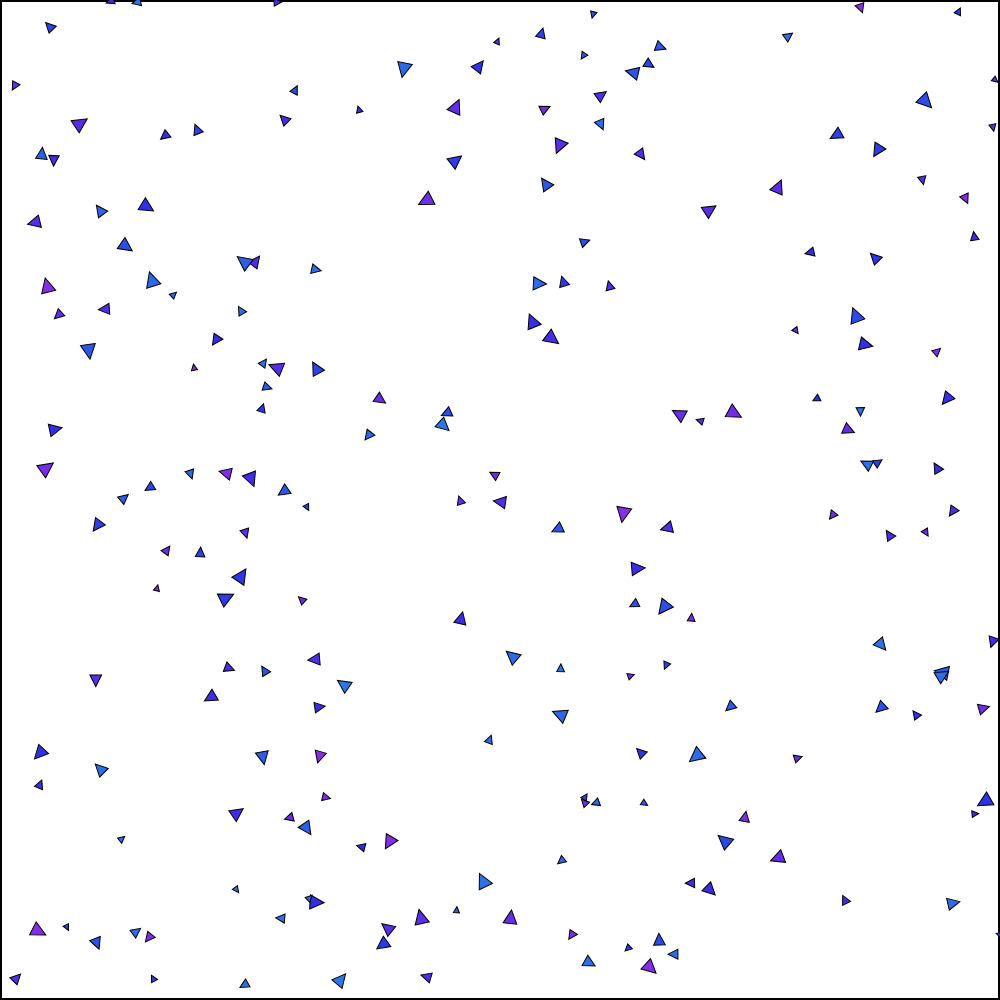
Frame 1 (no input)
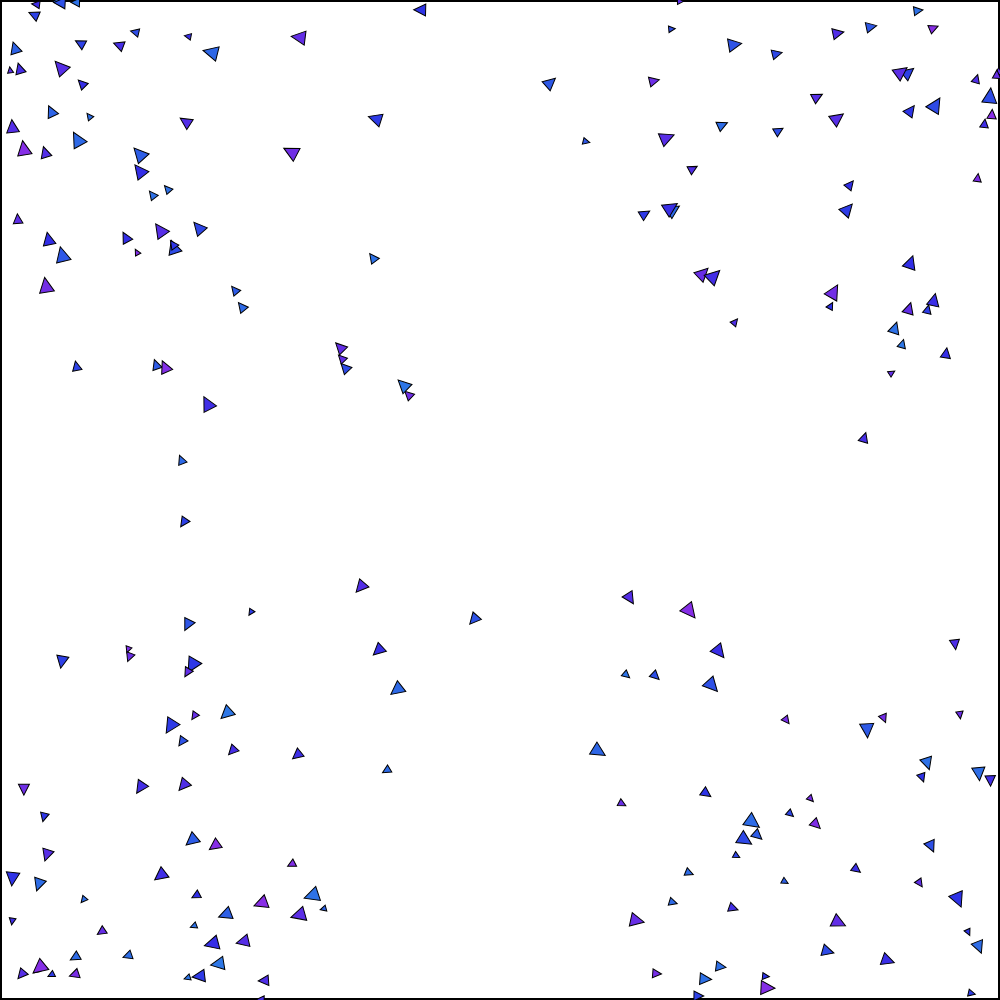
Frame 60 (no input)
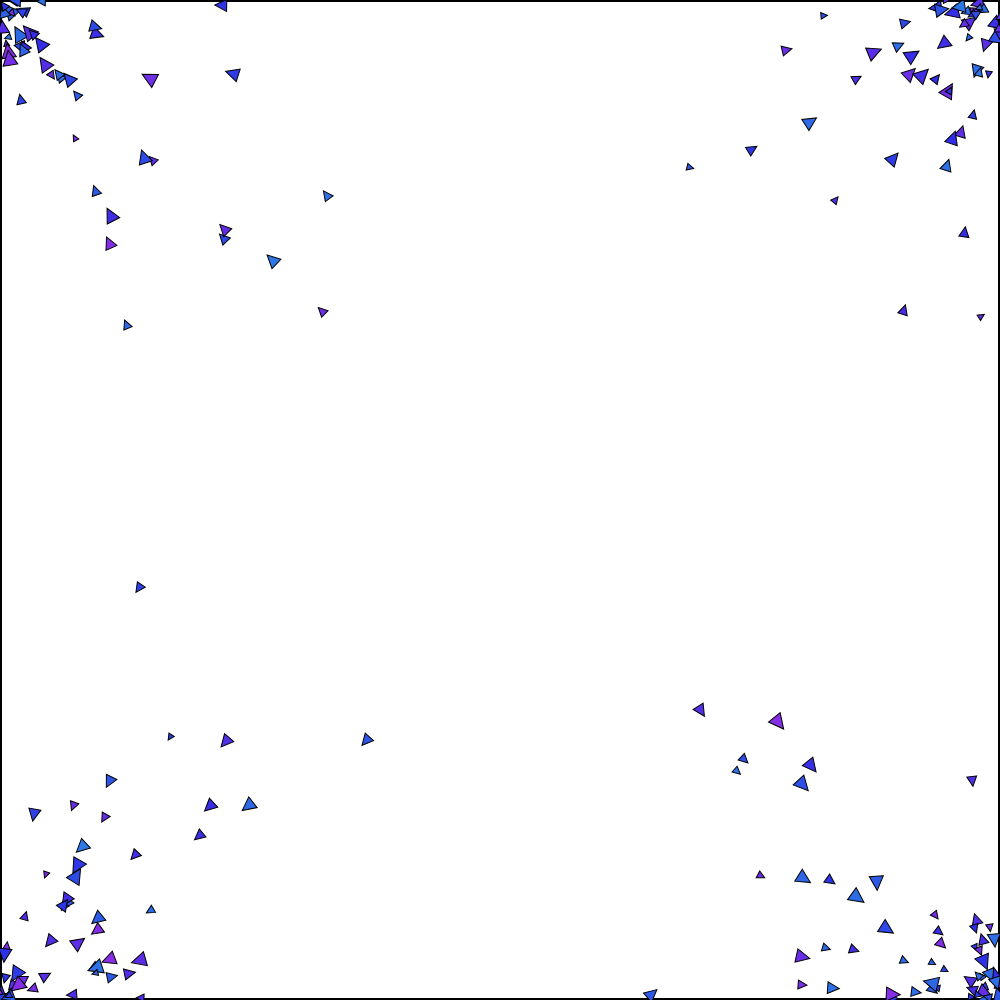
Frame 120 (the mouse pressed at the canvas centre since frame 60)

The p5.js sketch that drew these frames (run headless with seeded random() and noise() and a simulated clock; from frame 60 on, the mouse is pressed at the canvas centre):

// p5.js sketch
// ── sketch.js
const NUM_AGENTS = 200;
let isMousePressed = false;

let agents = new Array(NUM_AGENTS);

function setup() {
  createCanvas(1000, 1000);
  ellipseMode(CENTER);
  background(255);
  colorMode(HSB,100);

  for (let i = 0; i < NUM_AGENTS; i ++){
    
    agents[i] = new Agent(random(0,width), random(0,height)); // create a new agent in the center of the canvas
  }
}

function draw() {
  background(255);
  push();
  noFill();
  stroke(0);
  strokeWeight(4);
  rect(0,0,width,height);
  pop();


  for (let i = 0; i < NUM_AGENTS; i ++){
    agents[i].update();
    agents[i].draw();
  }

  let pixelColor = get(mouseX, mouseY);
  
  // check if the pixel color is not white and stop looping if it isn't
  if (pixelColor[0] == 255 || pixelColor[0] == 0) {
  }
  else {
    textSize(100);
    textAlign(CENTER, CENTER);
    // Display the "game over" text in the center of the screen
    text("Game Over", width/2, height/2);
    noLoop();
  }
}


class Agent{
  constructor(x, y){
    this.position = createVector(x, y);
    this.velocity = createVector(random(-2,2), random(-2,2));
    this.acceleration = createVector(random(-1,1), random(-1,1));
    this.maxSpeed = random(2,5);
    this.maxForce = random(.05,.15);
    this.slowRadius = random(80,200);
    this.repelSpeed = random(4,6);
    this.color = color(random(60,75),80,90);
    this.size = random(3,7.5)
  }

  applyForce(force){
    this.acceleration.add(force);
  }

  seek(target){
    // get the desired vector
    let differenceVector = p5.Vector.sub(target, this.position)

    if (abs(differenceVector.x) > width/2){
      if (differenceVector.x > 0){
        differenceVector.x -= width;
      }
      else {
        differenceVector.x += width;
      }
    }

    if (abs(differenceVector.y) > height/2){
      if (differenceVector.y > 0){
        differenceVector.y -= height;
      }
      else {
        differenceVector.y += height;
      }
    }

    let speed = constrain(map(differenceVector.magSq(), 0, pow(this.slowRadius, 2), 0, this.maxSpeed), 0, this.maxSpeed)
    let desired = differenceVector.normalize().mult(speed);
    let steeringForce = p5.Vector.sub(desired, this.velocity);
    steeringForce.limit(this.maxForce);

    this.applyForce(steeringForce);
  }

  flee(target){
    // get the desired vector
    let differenceVector = p5.Vector.sub(this.position, target);

    if (differenceVector.magSq() > 10000){
      return
    }

    if (abs(differenceVector.x) > width/2){
      if (differenceVector.x > 0){
        differenceVector.x -= width;
      }
      else {
        differenceVector.x += width;
      }
    }

    if (abs(differenceVector.y) > height/2){
      if (differenceVector.y > 0){
        differenceVector.y -= height;
      }
      else {
        differenceVector.y += height;
      }
    }

    let desired = differenceVector.normalize().mult(this.repelSpeed);
    let steeringForce = p5.Vector.sub(desired, this.velocity);
    this.applyForce(steeringForce);
  }



  update(){
    if (!isMousePressed){
      this.seek(createVector(mouseX, mouseY))

    }
    else{
      this.flee(createVector(mouseX, mouseY))
    }

    
    this.velocity.add(this.acceleration);
    this.position.add(this.velocity);
    this.acceleration.mult(0);

    if (this.position.x > width){
      this.position.x -= width;
    }
    if (this.position.x < 0){
      this.position.x += width;
    }

    if (this.position.y > height){
      this.position.y -= height;
    }
    if (this.position.y < 0){
      this.position.y += height;
    }
  }

  draw(){

    stroke(0);
    fill(this.color);
    push();
    translate(this.position.x, this.position.y);
    rotate(this.velocity.heading());
    triangle(-2 * this.size, -1 * this.size,
      -2* this.size, this.size,
      0, 0);
    pop();
  }
}

function mousePressed() {
  isMousePressed = true;
}

function mouseReleased() {
  isMousePressed = false;
}
